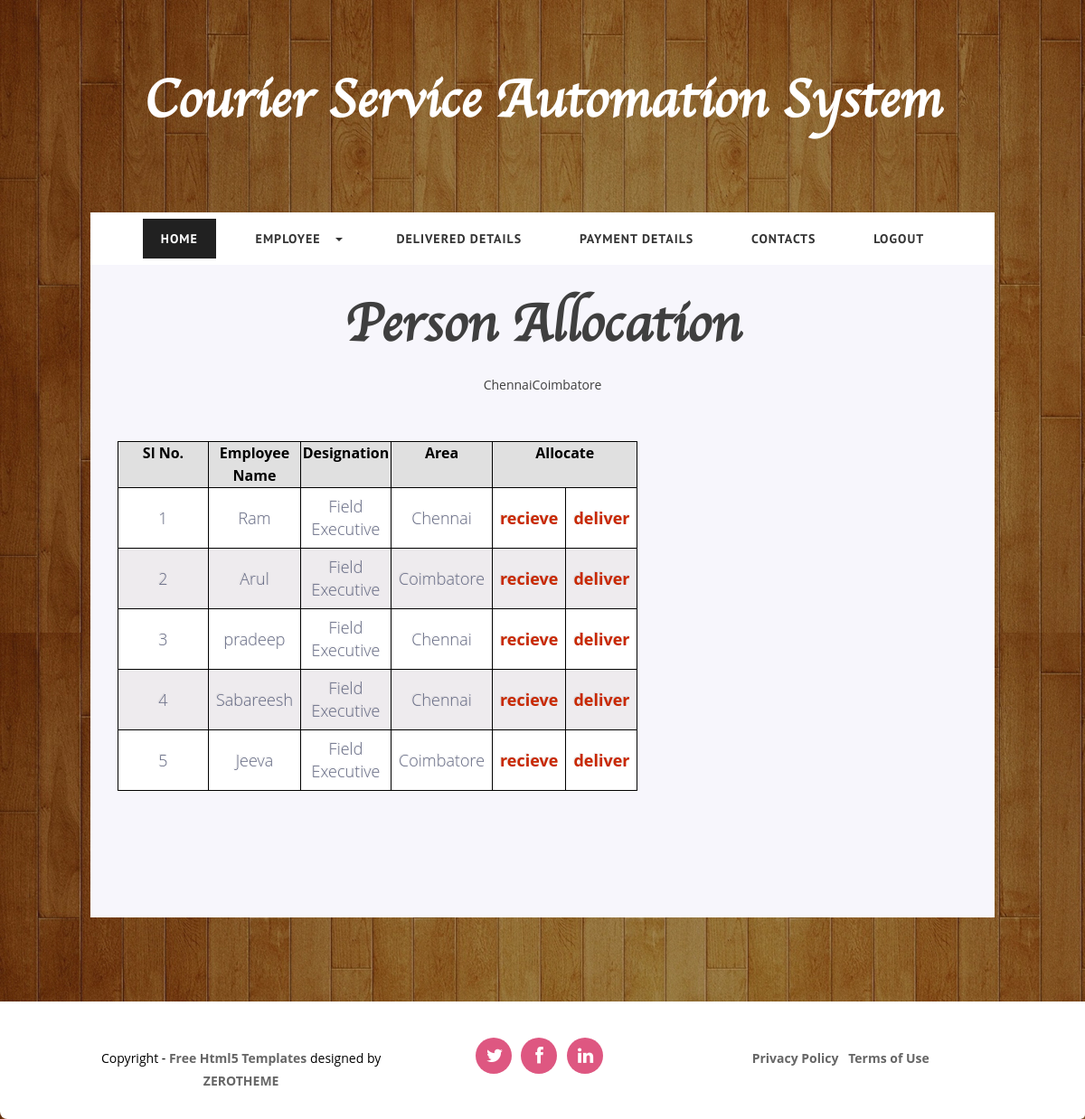
The page /PHP/CourierServiceAutomationSystem/allocat_person.php?id=6&&sen=Chennai&&rec=Coimbatore (signed in) on the database its author committed.
### tables this page shows
CREATE TABLE IF NOT EXISTS `employee` (
  `employee_table_id` int(20) NOT NULL AUTO_INCREMENT,
  `employee_id` varchar(20) NOT NULL,
  `employee_name` varchar(100) NOT NULL,
  `employee_designation` varchar(100) NOT NULL,
  `employee_experience` varchar(20) NOT NULL,
  `employee_email_id` varchar(50) NOT NULL,
  `employee_mobile_number` varchar(50) NOT NULL,
  `employee_address` varchar(150) NOT NULL,
  `employee_category` varchar(50) NOT NULL,
  `employee_area` varchar(50) NOT NULL,
  `addrss_allocated` varchar(100) NOT NULL,
  `type_of_service` varchar(50) NOT NULL,
  `item_id` varchar(20) NOT NULL,
  `note` varchar(50) NOT NULL,
  PRIMARY KEY (`employee_table_id`)
);

### PHP/CourierServiceAutomationSystem/allocat_person.php (the view, shortened to what this page needs)
<?php
		$id=$_GET['id'];
		$senn=$_GET['sen'];
		$recv=$_GET['rec'];
?>
<!DOCTYPE html>
<html lang="en">
<head>
  	<link rel="stylesheet" href="css/zerogrid.css">
	<link rel="stylesheet" href="css/style.css">
	<link rel="stylesheet" href="css/lightbox.css">
	<link rel="stylesheet" href="mystyle.css">
	<link rel="stylesheet" href="mystyle1.css">
    <link href="font-awesome/css/font-awesome.min.css" rel="stylesheet" type="text/css">
	<link rel="stylesheet" href="css/menu.css">
</head>
<body>
<div class="wrap-body">
	<header class="zerogrid">
		<div class="logo">
			<h1>Courier Service Automation System</h1>
		</div>
		<div id='cssmenu' class="align-center">
			<ul>
			   <li class="active"><a href='Home.php'><span>Home</span></a></li>
			   <li class=' has-sub'><a href='viewManagementEmployee.php'><span>Employee</span></a>
			   </li>
			   <li><a href='deliveredDetails.php'><span>Delivered Details</span></a></li>
			  <li><a href='paymentDetails.php'><span>Payment Details	</span></a></li>
			   <li><a href='contact.php'><span>Contacts</span></a></li>
			   <li class='last'><a href='logout.php'><span>Logout</span></a></li>
			</ul>
		</div>
	</header>
		<section id="container">
			<div class="wrap-container">
			<div id="main-content">
					<div class="wrap-content zerogrid ">
						<article class="background-gray">
							<div class="art-header">
								<h1>Person Allocation</h1>
							</div>
							<div class="art-content">
								<div class="row">
									<table class="tablestyle">
										<tr>
											<th style="border:1px solid black">Sl No.</th>
											<th style="border:1px solid black">Employee Name</th>
											<th style="border:1px solid black">Designation</th>
											<th style="border:1px solid black">Area</th>
											<th style="border:1px solid black" colspan="2">Allocate</th>
										</tr>
										<?php
										$quer=mysql_query("SELECT * FROM employee WHERE employee_category='field' and employee_area IN ('".$senn."', '".$recv."')");
										$s=1;
										while($row=mysql_fetch_array($quer))
										{
											?>
											<tr>
											<td style="border:1px solid black"><?= $s;?></td>
											<td style="border:1px solid black"><?= $row['employee_name'];?></td>
											<td style="border:1px solid black"><?= $row['employee_designation'];?></td>
											<td style="border:1px solid black"><?= $row['employee_area'];?></td>
											<td style="border:1px solid black"><a href="allocate.php?id=<?php echo $id ?>&&emid=<?= $row['employee_table_id'];?>">recieve</a></td>
											<td style="border:1px solid black"><a href="allocatedeliver.php?id=<?php echo $id ?>&&emid=<?= $row['employee_table_id'];?>">deliver</a></td>
											<?php
											++$s;
										}
										?>
										</tr>
									</table>
							</div>
						<div class="col-1-2">
							<div class="wrap-col">
								<div class="row">
									<div class="t-center" style="padding-top: 30px;">
									</div>
								</div>
							</div>
						</div>
					</div>
				</div>
			</div>
		</div>
	</section>
		<hr class="line">
		<footer>
			<div class="wrap-footer">
				<div class="zerogrid">
					<div class="row">
						<div class="col-1-3">
							<div class="wrap-col">
								<p>Copyright - <a href="http://www.zerotheme.com" target="_blank" rel="nofollow">Free Html5 Templates</a> designed by <a href="http://www.zerotheme.com" target="_blank" rel="nofollow">ZEROTHEME</a></p>
							</div>
						</div>
						<div class="col-1-3">
							<div class="wrap-col">
								<ul class="social-buttons">
									<li><a href="#"><i class="fa fa-twitter"></i></a>
									</li>
									<li><a href="#"><i class="fa fa-facebook"></i></a>
									</li>
									<li><a href="#"><i class="fa fa-linkedin"></i></a>
									</li>
								</ul>
							</div>
						</div>
						<div class="col-1-3">
							<div class="wrap-col">
								<ul class="quick-link">
									<li><a href="#">Privacy Policy</a></li>
									<li><a href="#">Terms of Use</a></li>
								</ul>
							</div>
						</div>
					</div>
				</div>
			</div>
		</footer>
</div>
</body>
</html>

### PHP/CourierServiceAutomationSystem/css/zerogrid.css (style rules this page uses)
.zerogrid { width: 1000px; position: relative; margin: 0 auto; padding: 0px; }
.zerogrid:after { content: "\0020"; display: block; height: 0; clear: both; visibility: hidden; }
.zerogrid .row:before,.row:after { content: '\0020'; display: block; overflow: hidden; visibility: hidden; width: 0; height: 0; }
.zerogrid .row:after { clear: both; }
.zerogrid .row { zoom: 1; }
.zerogrid .wrap-col { margin:10px; }
.zerogrid .col-1-2, .zerogrid .col-1-3, .zerogrid .col-2-3, .zerogrid .col-1-4, .zerogrid .col-2-4, .zerogrid .col-3-4, .zerogrid .col-1-5, .zerogrid .col-2-5, .zerogrid .col-3-5, .zerogrid .col-4-5, .zerogrid .col-1-6, .zerogrid .col-2-6, .zerogrid .col-3-6, .zerogrid .col-4-6, .zerogrid .col-5-6 { float:left; display: inline-block; }
.zerogrid .col-1-2,.zerogrid .col-1-2-fixed { width:50%; }
.zerogrid .col-1-3,.zerogrid .col-1-3-fixed { width:33.33%; }

### PHP/CourierServiceAutomationSystem/css/style.css (style rules this page uses)
a,abbr,acronym,address,applet,article,aside,audio,b,blockquote,big,body,center,canvas,caption,cite,code,command,datalist,dd,del,details,dfn,dl,div,dt,em,embed,fieldset,figcaption,figure,font,footer,form,h1,h2,h3,h4,h5,h6,header,hgroup,html,i,iframe,img,ins,kbd,keygen,label,legend,li,meter,nav,object,ol,output,p,pre,progress,q,s,samp,section,small,span,source,strike,strong,sub,sup,table,tbody,tfoot,thead,th,tr,tdvideo,tt,u,ul,var { background:transparent;border:0 none;font-size:100%;margin:0;padding:0;border:0;outline:0;vertical-align:top; }
ol, ul { list-style:none; }
table, table td { padding:0;border:none;border-collapse:collapse; }
article, aside, audio, canvas, command, datalist, details, embed, figcaption, figure, footer, header, hgroup, keygen, meter, nav, output, progress, section, source, video { display:block; }
* { -webkit-box-sizing: border-box; -moz-box-sizing: border-box; box-sizing: border-box; }
html { -webkit-text-size-adjust: none; }
a { color: #c82801;text-decoration: none;font-weight: bold; }
h1, h2 { font-size: 25px;line-height: 30px; }
p { margin: 10px 0; }
.t-center { text-align: center; }
.post:after, .post:before, article:after, article:before, section:after, section:before { clear: both; content: '\0020'; display: block; visibility: hidden; width: 0; height: 0; }
hr { border: 0;height: 3px;margin: 20px auto; }
html, body { width:100%; padding:0; margin:0; }
body { font: 14px/25px Arial, Helvetica, sans-serif;font-family: 'Open Sans', sans-serif;background: #F6F6F5 url("../images/bg.jpg") repeat 0 0; }
header { text-align: center; }
header .logo { color: #fff;padding: 45px 0 30px; }
.background-gray { background:#F7F6FC; }
#main-content .wrap-content { padding: 0px 0 50px; }
article { background: #ffffff; color: #3F3F3F; padding: 10px;text-align: center; }
article:after, article:before { clear: both; content: '\0020'; display: block; visibility: hidden; width: 0; height: 0; }
article .art-header { padding: 40px 0 20px; }
article .art-content { padding: 20px; }
footer { text-align: center; }
footer .wrap-footer { background-color: #fff;padding: 30px 0 20px;position: relative;border-bottom-right-radius:5px;border-bottom-left-radius:8px; }
footer a { color:#666; }
footer p { margin-top: 20px; }
footer ul li { display: inline-block;margin-right: 7px; }
footer ul.social-buttons li a { padding: 10px 12px;display: block;width: 40px;height: 40px;border-radius: 50%;font-size: 20px;line-height: 40px;color: #ffffff;background-color: #DE5781;transition-duration: 0.3s; }
footer ul.quick-link li { margin-top: 10px; }

### PHP/CourierServiceAutomationSystem/css/lightbox.css (style rules this page uses)
body:after { content: url(../images/close.png) url(../images/loading.gif) url(../images/prev.png) url(../images/next.png); display: none; }

### PHP/CourierServiceAutomationSystem/mystyle.css (style rules this page uses)
* { margin:0px; spacing:0px; }
article h1 { font-family: heading-font; font-size:60px; text-transform:capitalize; }
.tablestyle th { background:#e0e0e0; color:#000000; width:100px; }
.tablestyle tr { border-top: 1px solid #C1C3D1; color:#666B85; font-size:16px; font-weight:normal; text-shadow: 0 1px 1px rgba(256, 256, 256, 0.1); }
.tablestyle tr:first-child { border-top:none; }
.tablestyle tr:last-child { border-bottom:none; }
.tablestyle tr:nth-child(odd) td { background:#EEEBEE; }
.tablestyle tr:last-child td:first-child { border-bottom-left-radius:3px; }
.tablestyle tr:last-child td:last-child { border-bottom-right-radius:3px; }
.tablestyle td { background:#FFFFFF; padding:8px; text-align:left; vertical-align:middle; font-weight:300; font-size:18px; text-align:center; text-shadow: -1px -1px 1px rgba(0, 0, 0, 0.1); border-right: 1px solid #C1C3D1; }
.tablestyle td:last-child { border-right: 0px; }

### rows shown on the page
employee: employee_name "Ram", employee_designation "Field Executive", employee_area "Chennai"
employee: employee_name "Arul", employee_designation "Field Executive", employee_area "Coimbatore"
employee: employee_name "pradeep", employee_designation "Field Executive", employee_area "Chennai"
employee: employee_name "Sabareesh", employee_designation "Field Executive", employee_area "Chennai"
employee: employee_name "Jeeva", employee_designation "Field Executive", employee_area "Coimbatore"
